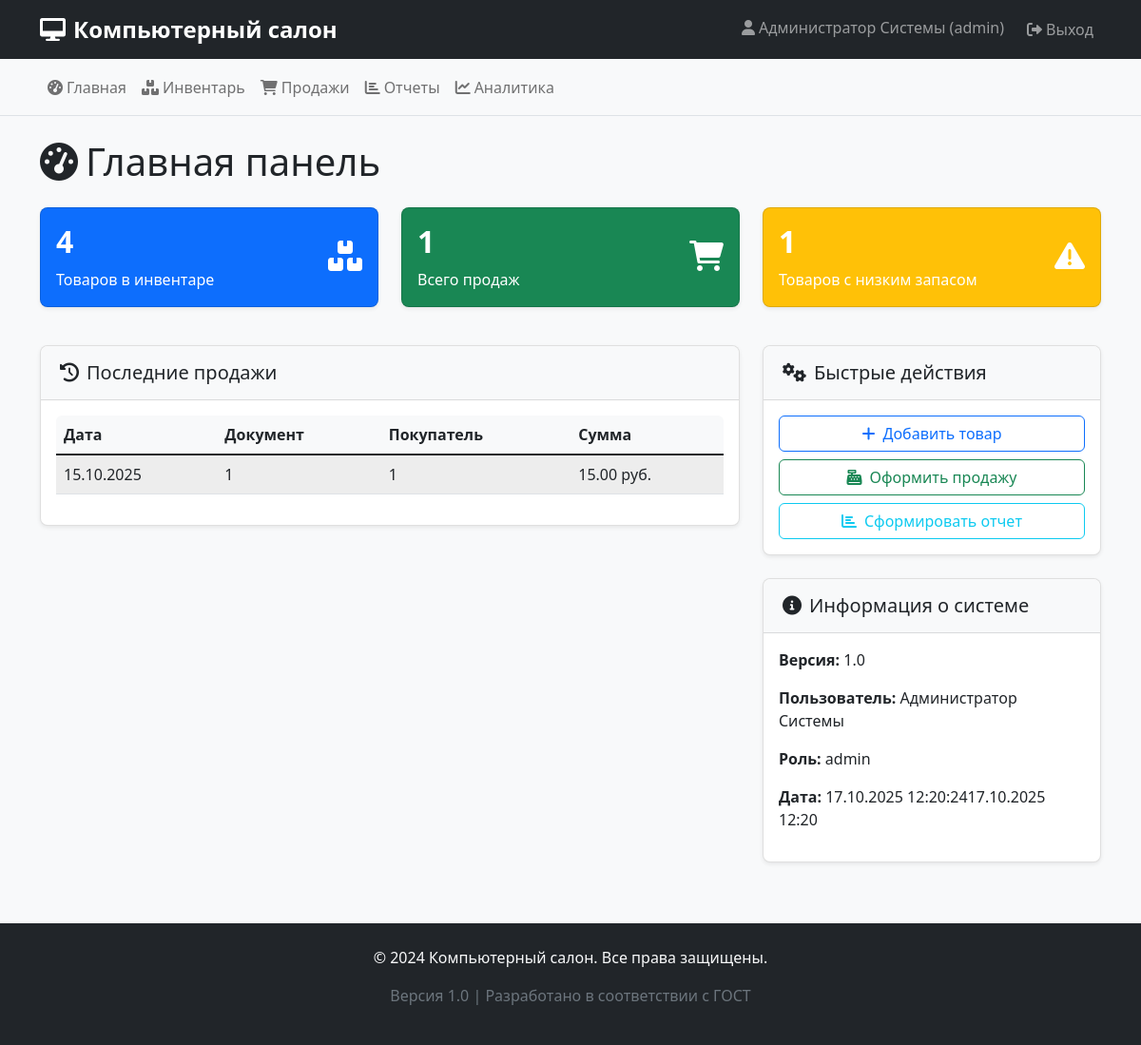
The page / (signed in) on the database its author committed.
### auth.py (models this page shows, shortened)
class User(UserMixin, db.Model):
    __tablename__ = 'users'
    id = db.Column(db.Integer, primary_key=True)
    username = db.Column(db.String(50), unique=True, nullable=False)
    password = db.Column(db.String(100), nullable=False)
    role = db.Column(db.String(20), nullable=False)
    full_name = db.Column(db.String(100), nullable=False)
    def has_permission(self, permission):
        permissions = {
            'admin': ['view', 'add', 'edit', 'delete', 'reports', 'analytics', 'users'],
            'warehouse': ['view', 'add', 'edit'],
            'manager': ['view', 'reports', 'analytics']
        }
        return permission in permissions.get(self.role, [])

### models/inventory.py (models this page shows)
class Sale(db.Model):
    __tablename__ = 'sales'
    id = db.Column(db.Integer, primary_key=True)
    sale_date = db.Column(db.Date, nullable=False)
    document_number = db.Column(db.String(50), nullable=False, unique=True)
    customer = db.Column(db.String(100), nullable=False)
    item_id = db.Column(db.Integer, db.ForeignKey('inventory.id', ondelete='RESTRICT'))
    quantity_sold = db.Column(db.Integer, nullable=False)
    total_amount = db.Column(db.Float, nullable=False)
    created_at = db.Column(db.DateTime, default=datetime.utcnow)
    inventory_item = db.relationship('InventoryItem', backref='sales')

### app.py (the view)
@app.route('/')
@login_required
def dashboard():
    total_items = InventoryItem.query.count()
    total_sales = Sale.query.count()
    low_stock = InventoryItem.query.filter(InventoryItem.quantity < 5).count()
    recent_sales = Sale.query.order_by(Sale.created_at.desc()).limit(5).all()
    return render_template('dashboard.html',
                         total_items=total_items,
                         total_sales=total_sales,
                         low_stock=low_stock,
                         recent_sales=recent_sales,
                         now=datetime.now())

### app.py (called while the page is built)
@login_manager.user_loader
def load_user(user_id):
    return User.query.get(int(user_id))

### templates/dashboard.html (shortened to what this page needs)
{% extends "base.html" %}
{% block content %}
<div class="row">
    <div class="col-12">
        <h1 class="mb-4"><i class="fas fa-tachometer-alt me-2"></i>Главная панель</h1>
    </div>
</div>
<div class="row mb-4">
    <div class="col-md-4">
        <div class="card text-white bg-primary">
            <div class="card-body">
                <div class="d-flex justify-content-between">
                    <div>
                        <h4 class="card-title">{{ total_items }}</h4>
                        <p class="card-text">Товаров в инвентаре</p>
                    </div>
                    <div class="align-self-center">
                        <i class="fas fa-boxes fa-2x"></i>
                    </div>
                </div>
            </div>
        </div>
    </div>
    <div class="col-md-4">
        <div class="card text-white bg-success">
            <div class="card-body">
                <div class="d-flex justify-content-between">
                    <div>
                        <h4 class="card-title">{{ total_sales }}</h4>
                        <p class="card-text">Всего продаж</p>
                    </div>
                    <div class="align-self-center">
                        <i class="fas fa-shopping-cart fa-2x"></i>
                    </div>
                </div>
            </div>
        </div>
    </div>
    <div class="col-md-4">
        <div class="card text-white bg-warning">
            <div class="card-body">
                <div class="d-flex justify-content-between">
                    <div>
                        <h4 class="card-title">{{ low_stock }}</h4>
                        <p class="card-text">Товаров с низким запасом</p>
                    </div>
                    <div class="align-self-center">
                        <i class="fas fa-exclamation-triangle fa-2x"></i>
                    </div>
                </div>
            </div>
        </div>
    </div>
</div>
<div class="row">
    <div class="col-md-8">
        <div class="card">
            <div class="card-header">
                <h5 class="mb-0"><i class="fas fa-history me-2"></i>Последние продажи</h5>
            </div>
            <div class="card-body">
                {% if recent_sales %}
                <div class="table-responsive">
                    <table class="table table-striped">
                        <thead>
                            <tr>
                                <th>Дата</th>
                                <th>Документ</th>
                                <th>Покупатель</th>
                                <th>Сумма</th>
                            </tr>
                        </thead>
                        <tbody>
                            {% for sale in recent_sales %}
                            <tr>
                                <td>{{ sale.sale_date.strftime('%d.%m.%Y') }}</td>
                                <td>{{ sale.document_number }}</td>
                                <td>{{ sale.customer }}</td>
                                <td>{{ "%.2f"|format(sale.total_amount) }} руб.</td>
                            </tr>
                            {% endfor %}
                        </tbody>
                    </table>
                </div>
                {% else %}
                <p class="text-muted">Нет данных о продажах</p>
                {% endif %}
            </div>
        </div>
    </div>
    <div class="col-md-4">
        <div class="card">
            <div class="card-header">
                <h5 class="mb-0"><i class="fas fa-cogs me-2"></i>Быстрые действия</h5>
            </div>
            <div class="card-body">
                <div class="d-grid gap-2">
                    {% if current_user.has_permission('add') %}
                    <a href="{{ url_for('inventory_page') }}" class="btn btn-outline-primary">
                        <i class="fas fa-plus me-2"></i>Добавить товар
                    </a>
                    <a href="{{ url_for('sales_page') }}" class="btn btn-outline-success">
                        <i class="fas fa-cash-register me-2"></i>Оформить продажу
                    </a>
                    {% endif %}
                    {% if current_user.has_permission('reports') %}
                    <a href="{{ url_for('reports_page') }}" class="btn btn-outline-info">
                        <i class="fas fa-chart-bar me-2"></i>Сформировать отчет
                    </a>
                    {% endif %}
                </div>
            </div>
        </div>
        <div class="card mt-4">
            <div class="card-header">
                <h5 class="mb-0"><i class="fas fa-info-circle me-2"></i>Информация о системе</h5>
            </div>
            <div class="card-body">
                <p><strong>Версия:</strong> 1.0</p>
                <p><strong>Пользователь:</strong> {{ current_user.full_name }}</p>
                <p><strong>Роль:</strong> {{ current_user.role }}</p>
                <p><strong>Дата:</strong> {{ now.strftime('%d.%m.%Y %H:%M') if now else '' }}</p>
            </div>
        </div>
    </div>
</div>
{% endblock %}

### templates/base.html (shortened to what this page needs)
<!DOCTYPE html>
<html lang="ru">
<head>
    <link href="https://cdn.jsdelivr.net/npm/bootstrap@5.1.3/dist/css/bootstrap.min.css" rel="stylesheet">
    <link href="https://cdnjs.cloudflare.com/ajax/libs/font-awesome/6.0.0/css/all.min.css" rel="stylesheet">
    <link href="{{ url_for('static', filename='css/style.css') }}" rel="stylesheet">
</head>
<body>
    <nav class="navbar navbar-expand-lg navbar-dark bg-dark">
        <div class="container">
            <a class="navbar-brand" href="{{ url_for('dashboard') }}">
                <i class="fas fa-desktop me-2"></i>Компьютерный салон
            </a>
            <div class="navbar-nav ms-auto">
                {% if current_user.is_authenticated %}
                <span class="navbar-text me-3">
                    <i class="fas fa-user me-1"></i>{{ current_user.full_name }} ({{ current_user.role }})
                </span>
                <a class="nav-link" href="{{ url_for('logout') }}">
                    <i class="fas fa-sign-out-alt me-1"></i>Выход
                </a>
                {% endif %}
            </div>
        </div>
    </nav>
    {% if current_user.is_authenticated %}
    <nav class="navbar navbar-expand-lg navbar-light bg-light border-bottom">
        <div class="container">
            <div class="navbar-nav">
                <a class="nav-link" href="{{ url_for('dashboard') }}">
                    <i class="fas fa-tachometer-alt me-1"></i>Главная
                </a>
                {% if current_user.has_permission('view') %}
                <a class="nav-link" href="{{ url_for('inventory_page') }}">
                    <i class="fas fa-boxes me-1"></i>Инвентарь
                </a>
                <a class="nav-link" href="{{ url_for('sales_page') }}">
                    <i class="fas fa-shopping-cart me-1"></i>Продажи
                </a>
                {% endif %}
                {% if current_user.has_permission('reports') %}
                <a class="nav-link" href="{{ url_for('reports_page') }}">
                    <i class="fas fa-chart-bar me-1"></i>Отчеты
                </a>
                {% endif %}
                {% if current_user.has_permission('analytics') %}
                <a class="nav-link" href="{{ url_for('analytics_page') }}">
                    <i class="fas fa-chart-line me-1"></i>Аналитика
                </a>
                {% endif %}
            </div>
        </div>
    </nav>
    {% endif %}
    <div class="container mt-4">
        {% block content %}{% endblock %}
    </div>
    <footer class="bg-dark text-light py-4 mt-5">
        <div class="container text-center">
            <p>&copy; 2024 Компьютерный салон. Все права защищены.</p>
            <p class="text-muted">Версия 1.0 | Разработано в соответствии с ГОСТ</p>
        </div>
    </footer>
</body>
</html>

### static/css/style.css (style rules this page uses)
body { background-color: #f8f9fa; font-family: 'Segoe UI', Tahoma, Geneva, Verdana, sans-serif; }
.navbar-brand { font-weight: bold; font-size: 1.5rem; }
.card { box-shadow: 0 0.125rem 0.25rem rgba(0, 0, 0, 0.075); border: 1px solid rgba(0, 0, 0, 0.125); margin-bottom: 1rem; border-radius: 0.5rem; }
.card-header { background-color: #f8f9fa; border-bottom: 1px solid rgba(0, 0, 0, 0.125); padding: 1rem 1.25rem; border-radius: 0.5rem 0.5rem 0 0 !important; }
.table th { border-top: none; font-weight: 600; background-color: #f8f9fa; }
.btn { border-radius: 0.375rem; font-weight: 500; }
.table-responsive { border-radius: 0.375rem; }
.table-striped tbody tr:nth-of-type(odd) { background-color: rgba(0, 0, 0, 0.02); }
.card .card-body .card-title { font-size: 2rem; margin-bottom: 0.5rem; font-weight: 600; }
.navbar-nav .nav-link { padding: 0.5rem 1rem; border-radius: 0.375rem; margin: 0.1rem 0; transition: background-color 0.2s ease; }

### rows shown on the page
User: full_name "Администратор Системы", role "admin"
Sale: sale_date "15.10.2025", document_number "1", customer "1", total_amount "15.00"

### other values the page prints
{{ total_items }} "4"
{{ total_sales }} "1"
{{ low_stock }} "1"
{{ now.strftime('%d.%m.%Y %H:%M') if now else '' }} "17.10.2025 12:20"
